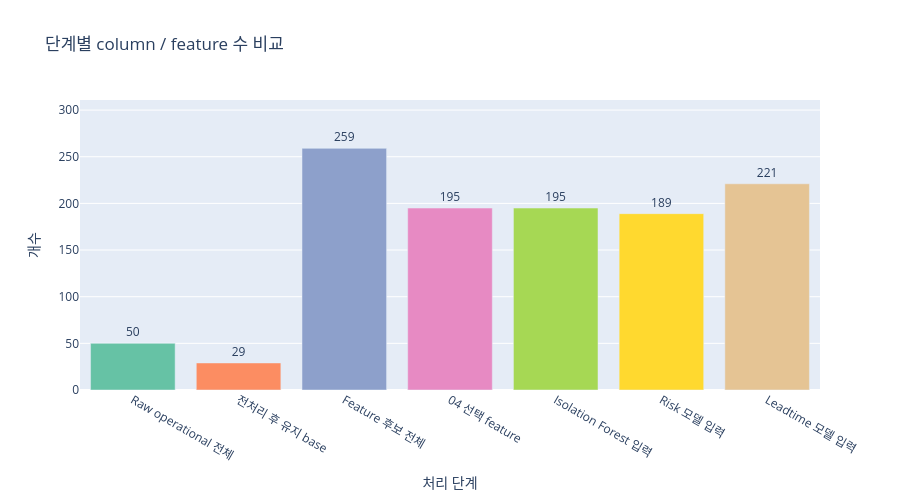
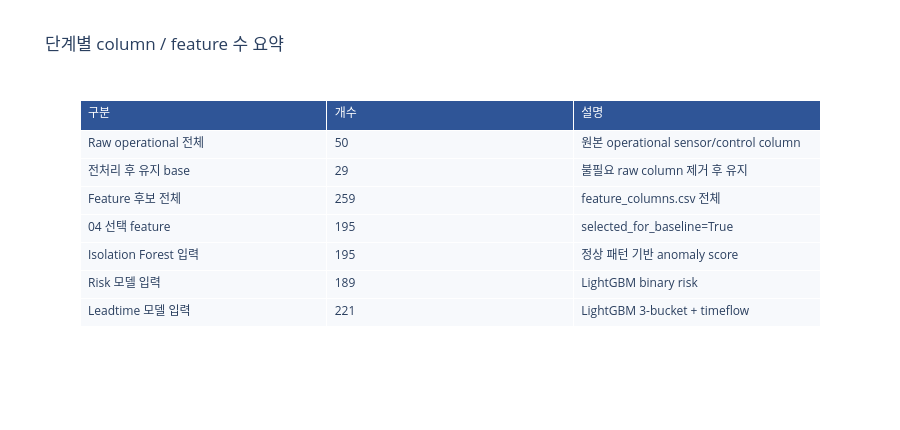

Notebook cell for these charts, in order:
### Markdown cell above
## 2. 데이터 계약과 feature 수

보고용으로 혼동하기 쉬운 숫자는 29, 195, 189, 221이다.

- 29개: raw operational에서 불필요 컬럼을 제거하고 전처리 후 유지하는 base column 수다.
- 195개: 04 feature selection 이후 baseline 모델 입력으로 고정된 feature 수다.
- 189개: 공식 risk 모델 입력 feature 수다. 일부 누적 meter 계열 등은 risk 모델에서 제외됐다.
- 221개: leadtime promoted 모델 입력 feature 수다. risk/anomaly 결과와 timeflow 파생 feature가 추가됐기 때문에 195보다 많다.

따라서 221개는 raw column 수가 아니라 leadtime 모델 전용 입력 feature 수다.

### Code cell
feature_meta = read_csv("data/processed/ml_features/feature_columns.csv")
feature_family = read_csv("data/processed/ml_features/feature_family_summary.csv")
anomaly_meta = read_json("model_handoff/heatgrid_ml_models_2026-06-25/anomaly/baseline_model_metadata.json")
risk_meta = read_json("model_handoff/heatgrid_ml_models_2026-06-25/risk/risk_model_metadata.json")
lead_meta = read_json("model_handoff/heatgrid_ml_models_2026-06-25/leadtime/leadtime_bucket_model_promoted_metadata.json")

selected_count = int(feature_meta["selected_for_baseline"].astype(str).str.lower().eq("true").sum()) if not feature_meta.empty else 195
counts = pd.DataFrame([
    {"구분": "Raw operational 전체", "개수": 50, "설명": "원본 operational sensor/control column"},
    {"구분": "전처리 후 유지 base", "개수": 29, "설명": "불필요 raw column 제거 후 유지"},
    {"구분": "Feature 후보 전체", "개수": len(feature_meta), "설명": "feature_columns.csv 전체"},
    {"구분": "04 선택 feature", "개수": selected_count, "설명": "selected_for_baseline=True"},
    {"구분": "Isolation Forest 입력", "개수": anomaly_meta.get("feature_count", 195), "설명": "정상 패턴 기반 anomaly score"},
    {"구분": "Risk 모델 입력", "개수": risk_meta.get("feature_count", 189), "설명": "LightGBM binary risk"},
    {"구분": "Leadtime 모델 입력", "개수": lead_meta.get("feature_count", 221), "설명": "LightGBM 3-bucket + timeflow"},
])
fig = px.bar(
    counts,
    x="구분",
    y="개수",
    text="개수",
    color="구분",
    title="단계별 column / feature 수 비교",
    labels={"구분": "처리 단계", "개수": "개수"},
    color_discrete_sequence=COLOR_SEQ,
)
fig.update_traces(textposition="outside")
fig.update_layout(showlegend=False, yaxis_range=[0, max(counts["개수"]) * 1.2], height=500)
fig.show()
show_table(counts, "단계별 column / feature 수 요약", height=430)

### Figure 1 — Plotly figure (JSON) as saved in the notebook; plotly's stock layout.template omitted (floating-point values rounded to 4 significant figures)
{"data": [{"hovertemplate": "처리 단계=%{x}<br>개수=%{text}<extra></extra>", "legendgroup": "Raw operational 전체", "marker": {"color": "rgb(102,194,165)", "pattern": {"shape": ""}}, "name": "Raw operational 전체", "orientation": "v", "showlegend": true, "text": [50.0], "textposition": "outside", "type": "bar", "x": ["Raw operational 전체"], "xaxis": "x", "y": [50], "yaxis": "y"}, {"hovertemplate": "처리 단계=%{x}<br>개수=%{text}<extra></extra>", "legendgroup": "전처리 후 유지 base", "marker": {"color": "rgb(252,141,98)", "pattern": {"shape": ""}}, "name": "전처리 후 유지 base", "orientation": "v", "showlegend": true, "text": [29.0], "textposition": "outside", "type": "bar", "x": ["전처리 후 유지 base"], "xaxis": "x", "y": [29], "yaxis": "y"}, {"hovertemplate": "처리 단계=%{x}<br>개수=%{text}<extra></extra>", "legendgroup": "Feature 후보 전체", "marker": {"color": "rgb(141,160,203)", "pattern": {"shape": ""}}, "name": "Feature 후보 전체", "orientation": "v", "showlegend": true, "text": [259.0], "textposition": "outside", "type": "bar", "x": ["Feature 후보 전체"], "xaxis": "x", "y": [259], "yaxis": "y"}, {"hovertemplate": "처리 단계=%{x}<br>개수=%{text}<extra></extra>", "legendgroup": "04 선택 feature", "marker": {"color": "rgb(231,138,195)", "pattern": {"shape": ""}}, "name": "04 선택 feature", "orientation": "v", "showlegend": true, "text": [195.0], "textposition": "outside", "type": "bar", "x": ["04 선택 feature"], "xaxis": "x", "y": [195], "yaxis": "y"}, {"hovertemplate": "처리 단계=%{x}<br>개수=%{text}<extra></extra>", "legendgroup": "Isolation Forest 입력", "marker": {"color": "rgb(166,216,84)", "pattern": {"shape": ""}}, "name": "Isolation Forest 입력", "orientation": "v", "showlegend": true, "text": [195.0], "textposition": "outside", "type": "bar", "x": ["Isolation Forest 입력"], "xaxis": "x", "y": [195], "yaxis": "y"}, {"hovertemplate": "처리 단계=%{x}<br>개수=%{text}<extra></extra>", "legendgroup": "Risk 모델 입력", "marker": {"color": "rgb(255,217,47)", "pattern": {"shape": ""}}, "name": "Risk 모델 입력", "orientation": "v", "showlegend": true, "text": [189.0], "textposition": "outside", "type": "bar", "x": ["Risk 모델 입력"], "xaxis": "x", "y": [189], "yaxis": "y"}, {"hovertemplate": "처리 단계=%{x}<br>개수=%{text}<extra></extra>", "legendgroup": "Leadtime 모델 입력", "marker": {"color": "rgb(229,196,148)", "pattern": {"shape": ""}}, "name": "Leadtime 모델 입력", "orientation": "v", "showlegend": true, "text": [221.0], "textposition": "outside", "type": "bar", "x": ["Leadtime 모델 입력"], "xaxis": "x", "y": [221], "yaxis": "y"}], "layout": {"barmode": "relative", "height": 500, "legend": {"title": {"text": "처리 단계"}, "tracegroupgap": 0}, "showlegend": false, "title": {"text": "단계별 column / feature 수 비교"}, "xaxis": {"anchor": "y", "categoryarray": ["Raw operational 전체", "전처리 후 유지 base", "Feature 후보 전체", "04 선택 feature", "Isolation Forest 입력", "Risk 모델 입력", "Leadtime 모델 입력"], "categoryorder": "array", "domain": [0.0, 1.0], "title": {"text": "처리 단계"}}, "yaxis": {"anchor": "x", "domain": [0.0, 1.0], "range": [0, 310.8], "title": {"text": "개수"}}}}

### Figure 2 — Plotly figure (JSON) as saved in the notebook; plotly's stock layout.template omitted (floating-point values rounded to 4 significant figures)
{"data": [{"cells": {"align": "left", "fill": {"color": "#F7F9FC"}, "height": 28, "values": [["Raw operational 전체", "전처리 후 유지 base", "Feature 후보 전체", "04 선택 feature", "Isolation Forest 입력", "Risk 모델 입력", "Leadtime 모델 입력"], [50, 29, 259, 195, 195, 189, 221], ["원본 operational sensor/control column", "불필요 raw column 제거 후 유지", "feature_columns.csv 전체", "selected_for_baseline=True", "정상 패턴 기반 anomaly score", "LightGBM binary risk", "LightGBM 3-bucket + timeflow"]]}, "header": {"align": "left", "fill": {"color": "#2F5597"}, "font": {"color": "white", "size": 12}, "height": 30, "values": ["구분", "개수", "설명"]}, "type": "table"}], "layout": {"height": 430, "title": {"text": "단계별 column / feature 수 요약"}}}
